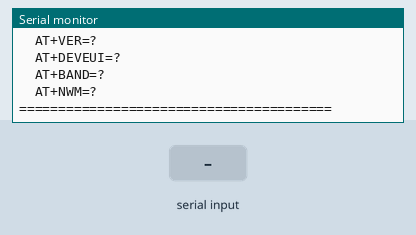
The sketch below on a simulated Arduino Uno, built with avr-gcc and run on an emulated ATmega328P. On the bench: the last lines printed to the serial monitor. Inputs (shaded band) come from the test bench. The modem accepts every AT command (registered, SIM ready, sends succeed) and sends nothing else.

Above: at 4.8 s.
4.9 s: "1\n" received over Serial
At 6.1 s:
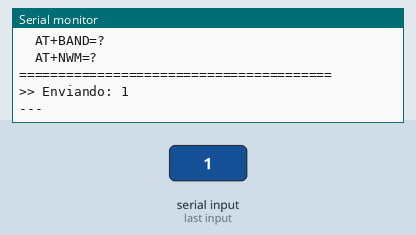
7.9 s: "1\n" received over the second serial link
At 8.3 s:
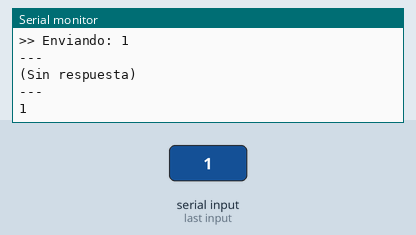
9.4 s: "0\n" received over Serial
At 10.6 s:
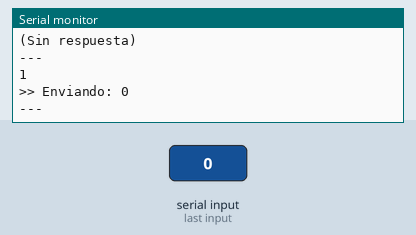
10.9 s: "0\n" received over the second serial link
At 11.8 s:
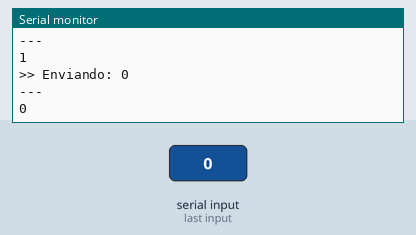

The sketch:

ESP8266_RAK3172_UART2-Conection.ino
```cpp
#include <SoftwareSerial.h>

// Pines UART para RAK3172
#define RAK_RX 13  // D7 - Conectar al TX del RAK3172 (UART2: PA2)
#define RAK_TX 2   // D4 - Conectar al RX del RAK3172 (UART2: PA3)

// Crear SoftwareSerial
SoftwareSerial rakSerial(RAK_RX, RAK_TX);

void setup() {
  // Serial para PC (Monitor Serial)
  Serial.begin(115200);
  delay(100);

  Serial.println("\n\n========================================");
  Serial.println("   Test Comunicación ESP8266 - RAK3172");
  Serial.println("========================================");
  Serial.println("Pines: D7(RX) - D4(TX)");
  Serial.println("Baudrate: 115200");
  Serial.println("========================================\n");

  // Serial para RAK3172
  rakSerial.begin(115200);
  delay(1000);

  // Enviar comando AT de prueba
  Serial.println("Enviando comando: AT\n");
  rakSerial.print("AT\r\n");  // Usar print() y agregar \r\n manualmente

  // Esperar respuesta
  delay(500);

  Serial.println("Respuesta del RAK3172:");
  Serial.println("---");

  unsigned long timeout = millis();
  while (millis() - timeout < 2000) {
    if (rakSerial.available()) {
      char c = rakSerial.read();
      Serial.print(c);
    }
  }

  Serial.println("\n---");
  Serial.println("\nPuedes escribir comandos AT en el monitor serial");
  Serial.println("Ejemplos:");
  Serial.println("  AT");
  Serial.println("  AT+VER=?");
  Serial.println("  AT+DEVEUI=?");
  Serial.println("  AT+BAND=?");
  Serial.println("  AT+NWM=?");
  Serial.println("========================================\n");
}

void loop() {
  // Leer desde PC y enviar al RAK3172
  if (Serial.available()) {
    String comando = Serial.readStringUntil('\n');
    comando.trim();

    if (comando.length() > 0) {
      Serial.print("\n>> Enviando: ");
      Serial.println(comando);
      Serial.println("---");

      // Enviar con terminación correcta
      rakSerial.print(comando);
      rakSerial.print("\r\n");

      // Esperar y leer respuesta carácter por carácter
      delay(200);
      unsigned long timeout = millis();
      bool huboRespuesta = false;
      String respuesta = "";

      while (millis() - timeout < 2000) {
        if (rakSerial.available()) {
          char c = rakSerial.read();
          Serial.print(c);
          respuesta += c;
          huboRespuesta = true;
          timeout = millis(); // Resetear timeout si hay datos
        }
      }

      if (!huboRespuesta) {
        Serial.println("(Sin respuesta)");
      }

      Serial.println("---\n");
    }
  }

  // Leer desde RAK3172 y mostrar en PC (respuestas asíncronas)
  while (rakSerial.available()) {
    char c = rakSerial.read();
    Serial.print(c);
  }
}
```

Measured:
- after the input at 4.9 s, the serial monitor: prints a new line at once (image 1)
- after the input at 7.9 s, the serial monitor: prints a new line at once (image 2)
- after the input at 9.4 s, the serial monitor: prints a new line at once (image 3)
- after the input at 10.9 s, the serial monitor: prints a new line at once (image 4)
